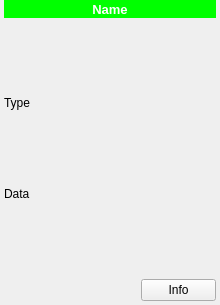
<?xml version="1.0" encoding="utf-8"?>
<!--
#############################################################################
# Copyright (C) 2017 - 2018 VTT Technical Research Centre of Finland
#
# This file is part of Spine Toolbox.
#
# Spine Toolbox is free software: you can redistribute it and/or modify
# it under the terms of the GNU Lesser General Public License as published by
# the Free Software Foundation, either version 3 of the License, or
# (at your option) any later version.
#
# This program is distributed in the hope that it will be useful,
# but WITHOUT ANY WARRANTY; without even the implied warranty of
# MERCHANTABILITY or FITNESS FOR A PARTICULAR PURPOSE.  See the
# GNU Lesser General Public License for more details.
#
# You should have received a copy of the GNU Lesser General Public License
# along with this program.  If not, see <http://www.gnu.org/licenses/>.
#############################################################################
-->
<ui version="4.0">
 <class>Form</class>
 <widget class="QWidget" name="Form">
  <property name="windowModality">
   <enum>Qt::NonModal</enum>
  </property>
  <property name="geometry">
   <rect>
    <x>0</x>
    <y>0</y>
    <width>220</width>
    <height>305</height>
   </rect>
  </property>
  <property name="sizePolicy">
   <sizepolicy hsizetype="Expanding" vsizetype="Expanding">
    <horstretch>0</horstretch>
    <verstretch>0</verstretch>
   </sizepolicy>
  </property>
  <property name="minimumSize">
   <size>
    <width>200</width>
    <height>275</height>
   </size>
  </property>
  <property name="contextMenuPolicy">
   <enum>Qt::CustomContextMenu</enum>
  </property>
  <property name="windowTitle">
   <string>View</string>
  </property>
  <property name="toolTip">
   <string/>
  </property>
  <layout class="QVBoxLayout" name="verticalLayout_2">
   <property name="spacing">
    <number>4</number>
   </property>
   <property name="leftMargin">
    <number>4</number>
   </property>
   <property name="topMargin">
    <number>0</number>
   </property>
   <property name="rightMargin">
    <number>4</number>
   </property>
   <property name="bottomMargin">
    <number>4</number>
   </property>
   <item>
    <widget class="QLabel" name="label_name">
     <property name="sizePolicy">
      <sizepolicy hsizetype="Preferred" vsizetype="Fixed">
       <horstretch>0</horstretch>
       <verstretch>0</verstretch>
      </sizepolicy>
     </property>
     <property name="minimumSize">
      <size>
       <width>0</width>
       <height>18</height>
      </size>
     </property>
     <property name="maximumSize">
      <size>
       <width>16777215</width>
       <height>18</height>
      </size>
     </property>
     <property name="font">
      <font>
       <pointsize>10</pointsize>
       <weight>75</weight>
       <bold>true</bold>
      </font>
     </property>
     <property name="styleSheet">
      <string notr="true">background-color: rgb(0, 255, 0);
color: rgb(255, 255, 255);</string>
     </property>
     <property name="text">
      <string>Name</string>
     </property>
     <property name="alignment">
      <set>Qt::AlignCenter</set>
     </property>
     <property name="wordWrap">
      <bool>true</bool>
     </property>
    </widget>
   </item>
   <item>
    <spacer name="verticalSpacer">
     <property name="orientation">
      <enum>Qt::Vertical</enum>
     </property>
     <property name="sizeHint" stdset="0">
      <size>
       <width>20</width>
       <height>40</height>
      </size>
     </property>
    </spacer>
   </item>
   <item>
    <widget class="QLabel" name="label_type">
     <property name="text">
      <string>Type</string>
     </property>
    </widget>
   </item>
   <item>
    <spacer name="verticalSpacer_2">
     <property name="orientation">
      <enum>Qt::Vertical</enum>
     </property>
     <property name="sizeHint" stdset="0">
      <size>
       <width>20</width>
       <height>40</height>
      </size>
     </property>
    </spacer>
   </item>
   <item>
    <widget class="QLabel" name="label_data">
     <property name="text">
      <string>Data</string>
     </property>
    </widget>
   </item>
   <item>
    <spacer name="verticalSpacer_3">
     <property name="orientation">
      <enum>Qt::Vertical</enum>
     </property>
     <property name="sizeHint" stdset="0">
      <size>
       <width>20</width>
       <height>40</height>
      </size>
     </property>
    </spacer>
   </item>
   <item>
    <layout class="QHBoxLayout" name="horizontalLayout">
     <property name="spacing">
      <number>6</number>
     </property>
     <property name="leftMargin">
      <number>0</number>
     </property>
     <item>
      <spacer name="horizontalSpacer_2">
       <property name="orientation">
        <enum>Qt::Horizontal</enum>
       </property>
       <property name="sizeHint" stdset="0">
        <size>
         <width>40</width>
         <height>20</height>
        </size>
       </property>
      </spacer>
     </item>
     <item>
      <widget class="QPushButton" name="pushButton_info">
       <property name="sizePolicy">
        <sizepolicy hsizetype="Minimum" vsizetype="Fixed">
         <horstretch>0</horstretch>
         <verstretch>0</verstretch>
        </sizepolicy>
       </property>
       <property name="maximumSize">
        <size>
         <width>75</width>
         <height>23</height>
        </size>
       </property>
       <property name="text">
        <string>Info</string>
       </property>
      </widget>
     </item>
    </layout>
   </item>
  </layout>
  <zorder>label_type</zorder>
  <zorder>label_data</zorder>
  <zorder>verticalSpacer</zorder>
  <zorder>label_name</zorder>
  <zorder>verticalSpacer_2</zorder>
  <zorder>verticalSpacer_3</zorder>
 </widget>
 <resources>
  <include location="resources/resources_icons.qrc"/>
 </resources>
 <connections/>
</ui>
